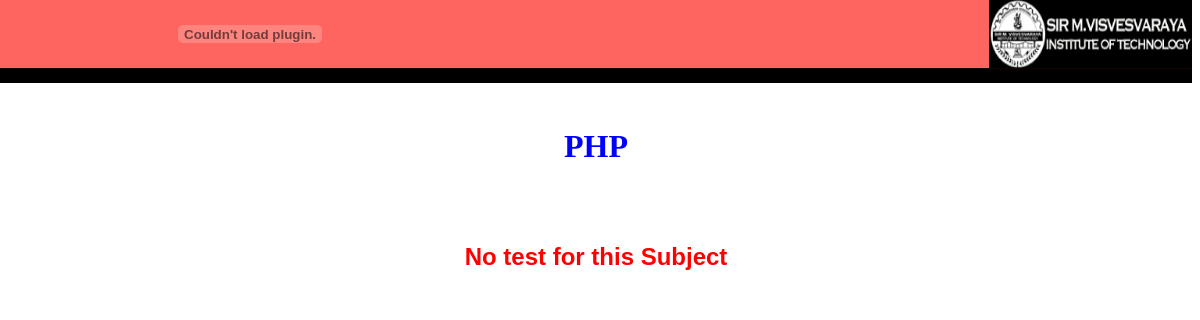
Before: /showtest.php?subid=4 with the older database file.
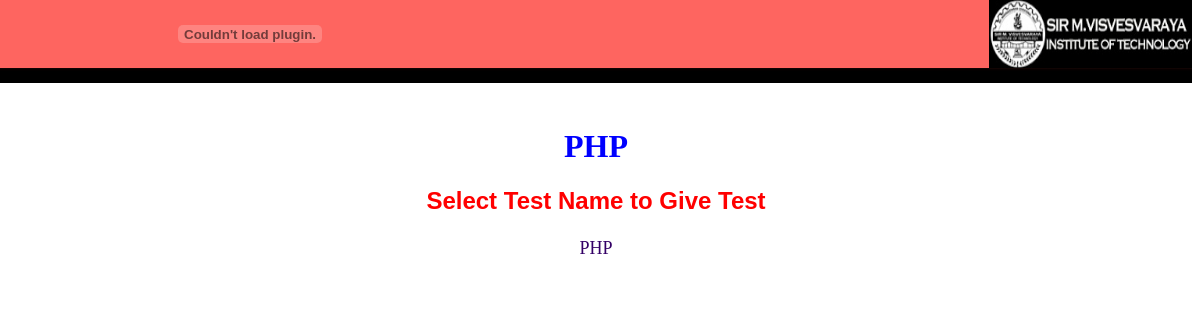
After: the same page with the newer database file.
### tables this page shows
CREATE TABLE IF NOT EXISTS `mst_test` (
  `test_id` int(5) NOT NULL AUTO_INCREMENT,
  `sub_id` int(5) DEFAULT NULL,
  `test_name` varchar(30) DEFAULT NULL,
  `total_que` varchar(15) DEFAULT NULL,
  PRIMARY KEY (`test_id`)
);

### showtest.php (the view, shortened to what this page needs)
<!DOCTYPE HTML PUBLIC "-//W3C//DTD HTML 4.01 Transitional//EN" "http://www.w3.org/TR/html4/loose.dtd">
<html>
<head>
<link href="test.css" rel="stylesheet" type="text/css">
</head>
<body>
<?php
include("header.php");
extract($_GET);
$rs1=mysql_query("select * from mst_subject where sub_id=$subid");
$row1=mysql_fetch_array($rs1);
echo "<h1 align=center><font color=blue> $row1[1]</font></h1>";
$rs=mysql_query("select * from mst_test where sub_id=$subid");
if(mysql_num_rows($rs)<1)
{
	echo "<br><br><h2 class=head1> No test for this Subject </h2>";
	exit;
}
echo "<h2 class=head1> Select Test Name to Give Test </h2>";
echo "<table align=center>";
while($row=mysql_fetch_row($rs))
{
	echo "<tr><td align=center ><a href=test.php?testid=$row[0]&subid=$subid><font size=4>$row[2]</font></a>";
}
echo "</table>";
?>
</body>
</html>

Changed rows visible on the page:
added mst_test: test_name "PHP"
Other visible differences:
text no longer shown: "No test for this Subject"
text now shown: "Select Test Name to Give Test"
